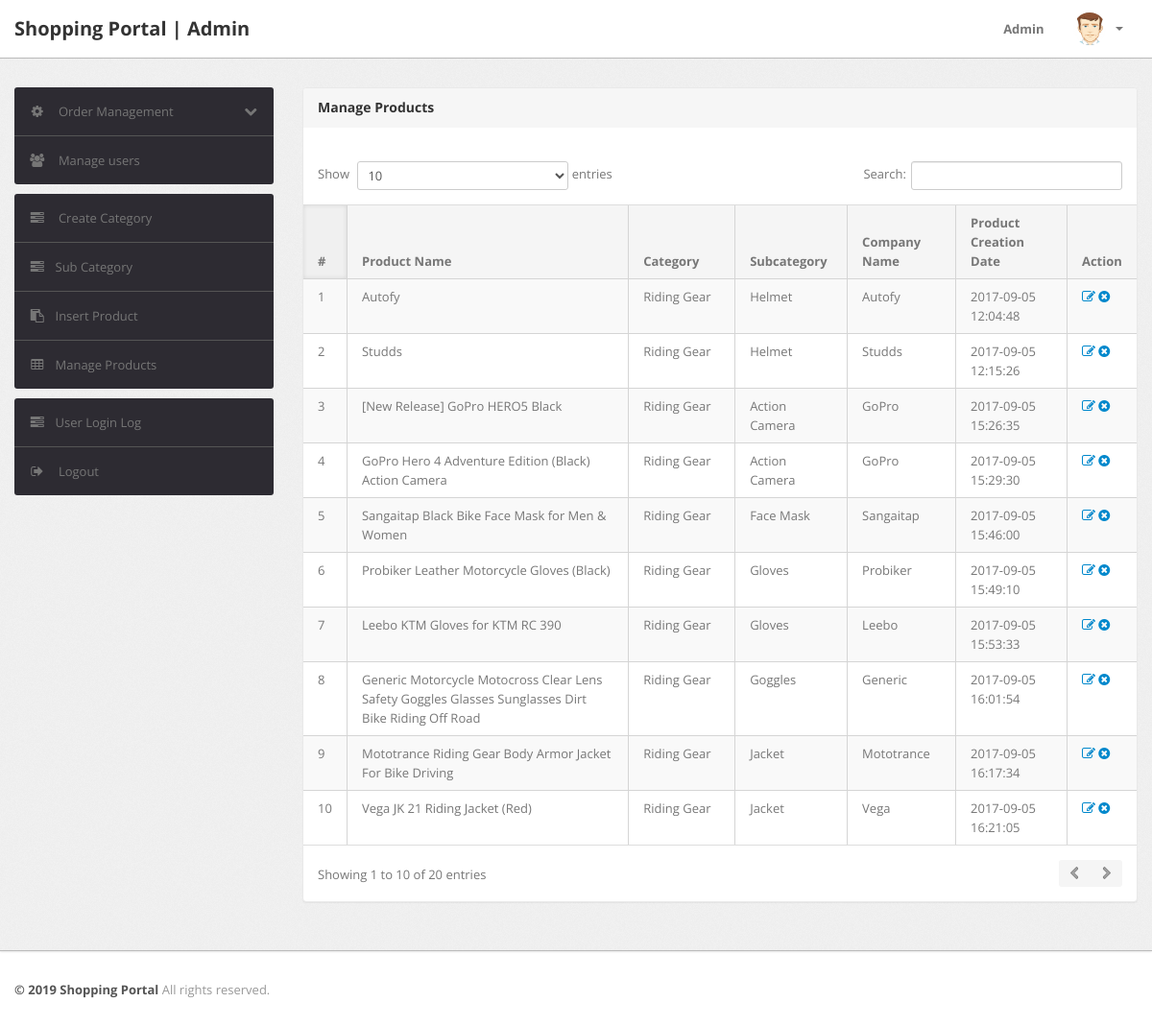
/admin/manage-products.php (signed in), run on the app's committed database.
### tables this page shows
CREATE TABLE `products` (
  `id` int(11) NOT NULL,
  `category` int(11) NOT NULL,
  `subCategory` int(11) NOT NULL,
  `productName` varchar(255) NOT NULL,
  `productCompany` varchar(255) NOT NULL,
  `productPrice` int(11) NOT NULL,
  `productPriceBeforeDiscount` int(11) NOT NULL,
  `productDescription` longtext NOT NULL,
  `productImage1` varchar(255) NOT NULL,
  `productImage2` varchar(255) NOT NULL,
  `productImage3` varchar(255) NOT NULL,
  `shippingCharge` int(11) NOT NULL,
  `productAvailability` varchar(255) NOT NULL,
  `postingDate` timestamp NOT NULL DEFAULT CURRENT_TIMESTAMP,
  `updationDate` varchar(255) NOT NULL
);

CREATE TABLE `category` (
  `id` int(11) NOT NULL,
  `categoryName` varchar(255) NOT NULL,
  `categoryDescription` longtext NOT NULL,
  `creationDate` timestamp NOT NULL DEFAULT CURRENT_TIMESTAMP,
  `updationDate` varchar(255) NOT NULL
);

CREATE TABLE `subcategory` (
  `id` int(11) NOT NULL,
  `categoryid` int(11) NOT NULL,
  `subcategory` varchar(255) NOT NULL,
  `creationDate` timestamp NOT NULL DEFAULT CURRENT_TIMESTAMP,
  `updationDate` varchar(255) NOT NULL
);

### admin/manage-products.php (the view, shortened to what this page needs)
<?php
include('include/config.php');
if(strlen($_SESSION['alogin'])==0)
	{
header('location:index.php');
}
else{
?>
<!DOCTYPE html>
<html lang="en">
<head>
	<link type="text/css" href="bootstrap/css/bootstrap.min.css" rel="stylesheet">
	<link type="text/css" href="bootstrap/css/bootstrap-responsive.min.css" rel="stylesheet">
	<link type="text/css" href="css/theme.css" rel="stylesheet">
	<link type="text/css" href="images/icons/css/font-awesome.css" rel="stylesheet">
</head>
<body>
<?php include('include/header.php');?>
	<div class="wrapper">
		<div class="container">
			<div class="row">
<?php include('include/sidebar.php');?>
			<div class="span9">
					<div class="content">
	<div class="module">
							<div class="module-head">
								<h3>Manage Products</h3>
							</div>
							<div class="module-body table">
									<br />
								<table cellpadding="0" cellspacing="0" border="0" class="datatable-1 table table-bordered table-striped	 display" width="100%">
									<thead>
										<tr>
											<th>#</th>
											<th>Product Name</th>
											<th>Category </th>
											<th>Subcategory</th>
											<th>Company Name</th>
											<th>Product Creation Date</th>
											<th>Action</th>
										</tr>
									</thead>
									<tbody>
<?php $query=mysqli_query($bd,"select products.*,category.categoryName,subcategory.subcategory from products join category on category.id=products.category join subcategory on subcategory.id=products.subCategory");
$cnt=1;
while($row=mysqli_fetch_array($query))
{
?>
										<tr>
											<td><?php echo htmlentities($cnt);?></td>
											<td><?php echo htmlentities($row['productName']);?></td>
											<td><?php echo htmlentities($row['categoryName']);?></td>
											<td> <?php echo htmlentities($row['subcategory']);?></td>
											<td><?php echo htmlentities($row['productCompany']);?></td>
											<td><?php echo htmlentities($row['postingDate']);?></td>
											<td>
											<a href="edit-products.php?id=<?php echo $row['id']?>" ><i class="icon-edit"></i></a>
											<a href="manage-products.php?id=<?php echo $row['id']?>&del=delete" onClick="return confirm('Are you sure you want to delete?')"><i class="icon-remove-sign"></i></a></td>
										</tr>
										<?php $cnt=$cnt+1; } ?>
								</table>
							</div>
						</div>
					</div>
				</div>
			</div>
		</div>
	</div>
<?php include('include/footer.php');?>
</body>
<?php } ?>

### data on the page
products: productName "Autofy", category.categoryName "Riding Gear", subcategory.subcategory "Helmet", productCompany "Autofy", postingDate "2017-09-05 12:04:48"
products: productName "Studds", category.categoryName "Riding Gear", subcategory.subcategory "Helmet", productCompany "Studds", postingDate "2017-09-05 12:15:26"
products: productName "[New Release] GoPro HERO5 Black", category.categoryName "Riding Gear", subcategory.subcategory "Action Camera", productCompany "GoPro", postingDate "2017-09-05 15:26:35"
products: productName "GoPro Hero 4 Adventure Edition (Black) Action Camera", category.categoryName "Riding Gear", subcategory.subcategory "Action Camera", productCompany "GoPro", postingDate "2017-09-05 15:29:30"
products: productName "Sangaitap Black Bike Face Mask for Men & Women", category.categoryName "Riding Gear", subcategory.subcategory "Face Mask", productCompany "Sangaitap", postingDate "2017-09-05 15:46:00"
products: productName "Probiker Leather Motorcycle Gloves (Black)", category.categoryName "Riding Gear", subcategory.subcategory "Gloves", productCompany "Probiker", postingDate "2017-09-05 15:49:10"
products: productName "Leebo KTM Gloves for KTM RC 390", category.categoryName "Riding Gear", subcategory.subcategory "Gloves", productCompany "Leebo", postingDate "2017-09-05 15:53:33"
products: productName "Generic Motorcycle Motocross Clear Lens Safety Goggles Glasses Sunglasses Dirt Bike Riding Off Road", category.categoryName "Riding Gear", subcategory.subcategory "Goggles", productCompany "Generic", postingDate "2017-09-05 16:01:54"
products: productName "Mototrance Riding Gear Body Armor Jacket For Bike Driving", category.categoryName "Riding Gear", subcategory.subcategory "Jacket", productCompany "Mototrance", postingDate "2017-09-05 16:17:34"
products: productName "Vega JK 21 Riding Jacket (Red)", category.categoryName "Riding Gear", subcategory.subcategory "Jacket", productCompany "Vega", postingDate "2017-09-05 16:21:05"
